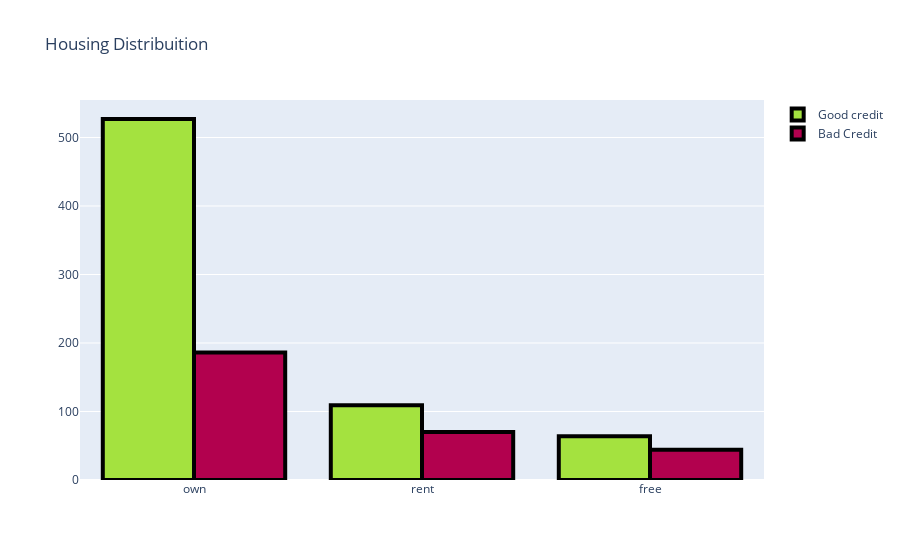

Notebook cell for this chart:
### Code cell
#First plot
trace0 = go.Bar(
                x = df[df["Risk"]== 'good']["Housing"].value_counts().index.values,
                y = df[df["Risk"]== 'good']["Housing"].value_counts().values,
                name='Good credit',
                marker=dict(
                color='#a4e23f'
                    )
                )

#Second plot
trace1 = go.Bar(
                x = df[df["Risk"]== 'bad']["Housing"].value_counts().index.values,
                y = df[df["Risk"]== 'bad']["Housing"].value_counts().values,
                name="Bad Credit",
                marker=dict(
                color='#b2014e'
                    )
                )

data = [trace0, trace1]

layout = go.Layout(title='Housing Distribuition')


fig = go.Figure(data=data, layout=layout)
fig.data[0].marker.line.width = 4
fig.data[0].marker.line.color = "black"
fig.data[1].marker.line.width = 4
fig.data[1].marker.line.color = "black"

py.iplot(fig, filename='Housing-Grouped')
plt.show()

### Figure 1 — Plotly figure (JSON) as saved in the notebook; plotly's stock layout.template omitted (floating-point values rounded to 4 significant figures)
{"data": [{"marker": {"color": "#a4e23f", "line": {"color": "black", "width": 4}}, "name": "Good credit", "x": ["own", "rent", "free"], "y": [527, 109, 64], "type": "bar"}, {"marker": {"color": "#b2014e", "line": {"color": "black", "width": 4}}, "name": "Bad Credit", "x": ["own", "rent", "free"], "y": [186, 70, 44], "type": "bar"}], "layout": {"title": {"text": "Housing Distribuition"}}}
